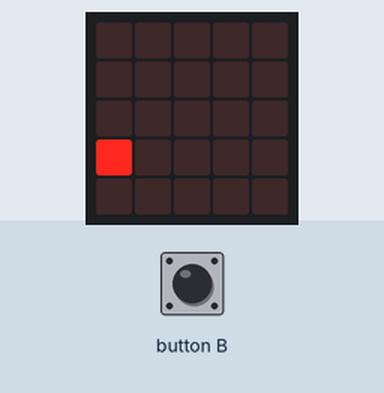
Simulated run of this program. Board: BBC micro:bit (MakeCode). On the bench: the board's 5×5 LED display. Inputs (shaded band) come from the test bench.

Above: at 1.2 s.
1.3 s: button B pressed for 0.15 s
At 1.76 s:
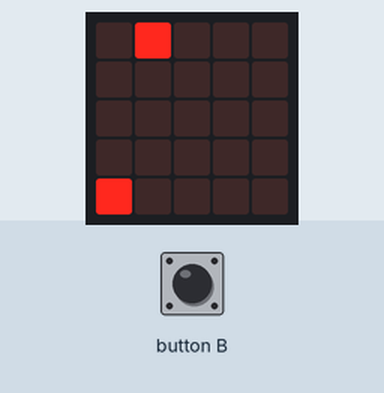
2.0 s: button B pressed for 0.15 s
At 2.4 s:
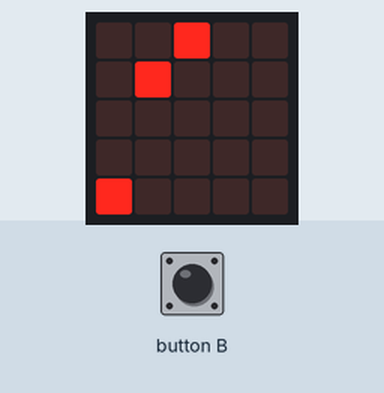
2.7 s: button B pressed for 0.15 s
At 3.04 s:
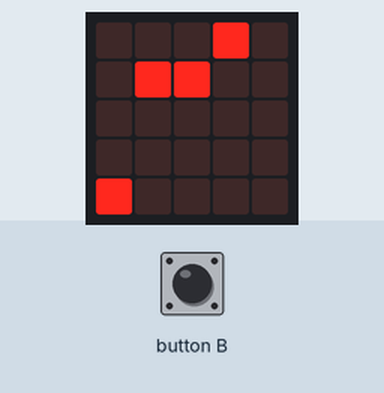
3.4 s: button B pressed for 0.15 s
At 4.0 s:
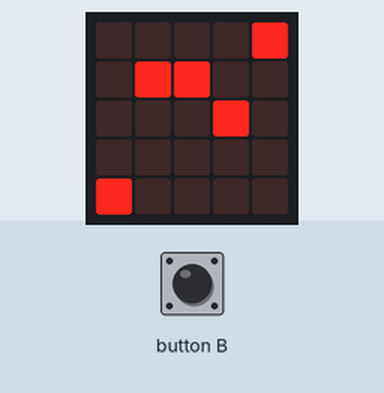
4.1 s: button B pressed for 0.15 s
At 4.9 s:
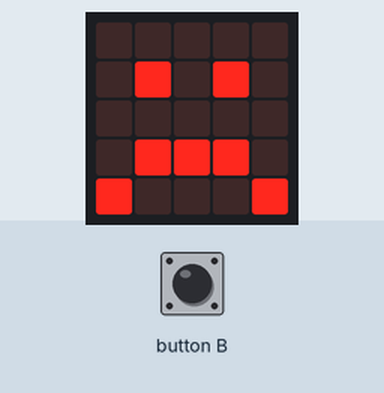
5.9 s: button B pressed 5 times (0.12 s each, 0.3 s apart)
At 6.58 s:
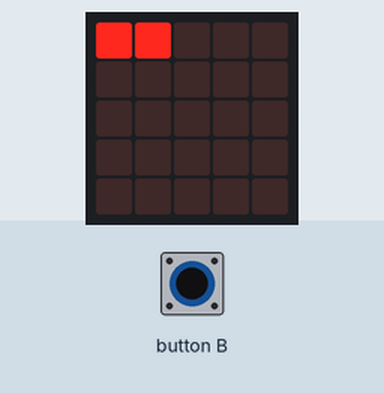
Timing chart, 0 to 8.9 s (numbered marks = the images above; inputs shaded):
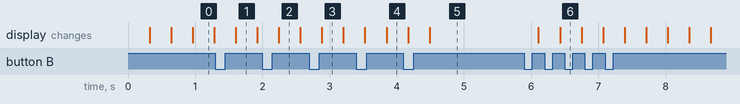

Measured:
- after the input at 1.3 s, the display: changes after 0.30 s (image 1)
- after the input at 2.0 s, the display: changes after 0.24 s (image 2)
- after the input at 2.7 s, the display: changes after 0.19 s (image 3)
- after the input at 3.4 s, the display: first differs from a run without the input after 0.45 s (image 4)
- after the input at 4.1 s, the display: first differs from a run without the input after 0.39 s (image 5)
- after the input at 5.9 s, the display: first differs from a run without the input after 0.53 s (image 6)

The program:

main.ts
```typescript
/**
 * [value]に対応した点灯・消灯をする
 * @param {number} x the horizontal coordinate of the LED starting at 0
 * @param {number} y the vertical coordinate of the LED starting at 0
 * @param {boolean} value trueなら点灯、falseなら消灯
 */
function ledToggleFromBool(x: number, y: number, value: boolean) {
    if (value) {
        led.plot(x, y)
    } else {
        led.unplot(x, y)
    }
}
/**
 * 5*5の2次元配列に対応したLEDを点灯させる
 * @param {boolean[][]} ledMap 光らせたい位置をtrueにした5*5の2次元配列
 */
function renderLED(ledMap: boolean[][]) {
    ledMap.forEach((row, y) => {
        row.forEach((value, x) => {
            ledToggleFromBool(y, x, value);
        })
    })
}
/**
 * [array]を回転させる (参照渡し的に)
 * @param {array} 回転させる配列
 */
function rotateArray(array: boolean[]) {
    array.unshift(array.pop());
}
/**
 * 2次元配列の要素がすべて等しいかを返す。ゲームのクリア判定用
 * @param {boolean[][]} 検証したい2次元配列
 * @return {boolean} すべて等しい配列かどうか
 */
function judgeGame(ledMap: boolean[][]): boolean {
    let isCleared = ledMap.every((list) => JSON.stringify(list) === JSON.stringify(ledMap[0]));
    return isCleared;
}
const defaultLedMap = [
    [
        false,
        false,
        false,
        false,
        true
    ],
    [
        false,
        false,
        false,
        false,
        false
    ],
    [
        false,
        false,
        false,
        false,
        false
    ],
    [
        false,
        false,
        false,
        false,
        false
    ],
    [
        false,
        false,
        false,
        false,
        false
    ]
]

let ledMap = defaultLedMap;
let currentReelIndex = 0;
let gameLevel = 0;
let gameTicks = [300, 200, 100, 70];

input.onButtonPressed(Button.B, function () {
    currentReelIndex++;
    // 新しい列に移動するときにtrueを追加する
    ledMap = ledMap.map((list, index) =>
        index == currentReelIndex ? [false, false, false, false, true] : list
    )
})

basic.forever(function () {
    // 全リールが止まったとき
    if (currentReelIndex >= 5) {
        const isCleared = judgeGame(ledMap);

        if (isCleared) {
            basic.showIcon(IconNames.Happy);
            basic.pause(1000);

            gameLevel++;

            if (gameLevel >= gameTicks.length) {
                basic.showIcon(IconNames.SmallHeart);
                basic.pause(100);
                basic.showIcon(IconNames.Heart);
                basic.pause(100);
                basic.showIcon(IconNames.SmallHeart);
                basic.pause(100);
                basic.showIcon(IconNames.Heart);
                basic.pause(100);
                basic.showIcon(IconNames.SmallHeart);
                basic.pause(100);
                basic.showIcon(IconNames.Heart);
                basic.pause(100);


                return;
            }
        } else {
            basic.showIcon(IconNames.Sad);
            basic.pause(1000);
            gameLevel = 0;
        }

        // 初期化処理
        currentReelIndex = 0;
        ledMap = defaultLedMap;
        return;
    }

    rotateArray(ledMap[currentReelIndex]);
    renderLED(ledMap);

    basic.pause(gameTicks[gameLevel]);
})
```

test.ts
```typescript
// テストはここに来ます。このパッケージが拡張機能として使用されるときにはコンパイルされません。
```
